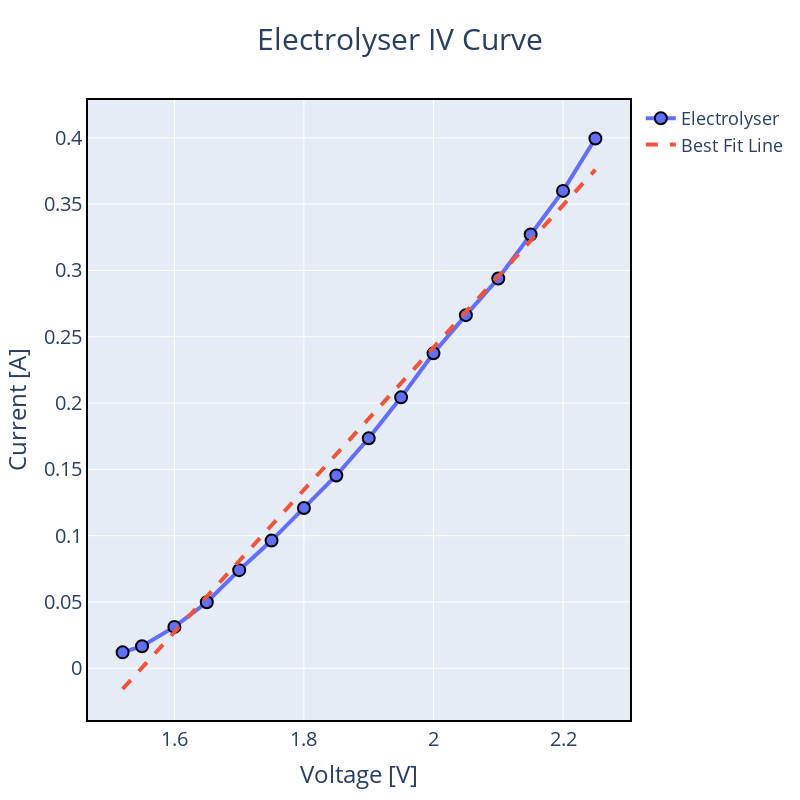

Notebook code cell kept with this figure:
### Code cell
# Calculate best fit line
# Get x and y values
x = df_iv_electrolyser['voltage_electrolyser']
y = df_iv_electrolyser['current_electrolyser']


slope, intercept, r_value, p_value, std_err = scipy.stats.linregress(x, y)
# Get y values of best fit line
y_best_fit = slope * x + intercept

# Calculate RMSE
rmse = np.sqrt(np.mean((y - y_best_fit)**2))
print('RMSE: ', rmse)
print(std_err)
# Plot IV curve and best fit line (dashed)
fig = go.Figure()

# Size 800x800, background color white, no grid, black border, Title font size 30, axis font size 20, legend font size 18
fig.update_layout(width=800, height=800, 
                  title_font_size=30, 
                  font_size=20, 
                  legend_font_size=18)

fig.add_trace(go.Scatter(x=df_iv_electrolyser['voltage_electrolyser'], y=df_iv_electrolyser['current_electrolyser'], mode='lines+markers',
                        line=dict(width=4),
                        marker=dict(size=12, line=dict(width=2, color='black')), 
                        name='Electrolyser'))

# add best fit line
fig.add_trace(go.Scatter(x=x, y=y_best_fit, mode='lines',
                        line=dict(width=4, dash='dash'),
                        name='Best Fit Line'
                        ))



# Add axis labels
fig.update_xaxes(title_text='Voltage [V]')
fig.update_yaxes(title_text='Current [A]')
# Remove gridlines
fig.update_xaxes(showgrid=True, zeroline=False)
fig.update_yaxes(showgrid=True, zeroline=False)
# Add border
fig.update_xaxes(showline=True, linewidth=2, linecolor='black', mirror=True)
fig.update_yaxes(showline=True, linewidth=2, linecolor='black', mirror=True)
# Add title
fig.update_layout(title_text='Electrolyser IV Curve', title_x=0.5)
# Show the figure
fig.show()

### Figure 1 — Plotly figure (JSON) as saved in the notebook; plotly's stock layout.template omitted (floating-point values rounded to 4 significant figures)
{"data": [{"line": {"width": 4}, "marker": {"line": {"color": "black", "width": 2}, "size": 12}, "mode": "lines+markers", "name": "Electrolyser", "type": "scatter", "x": [1.52, 1.55, 1.6, 1.65, 1.7, 1.75, 1.8, 1.85, 1.9, 1.95, 2, 2.05, 2.1, 2.15, 2.2, 2.25], "y": [0.012, 0.0166, 0.0312, 0.0498, 0.074, 0.0963, 0.1209, 0.1454, 0.1734, 0.2043, 0.2375, 0.2663, 0.2939, 0.3271, 0.36, 0.3995]}, {"line": {"dash": "dash", "width": 4}, "mode": "lines", "name": "Best Fit Line", "type": "scatter", "x": [1.52, 1.55, 1.6, 1.65, 1.7, 1.75, 1.8, 1.85, 1.9, 1.95, 2, 2.05, 2.1, 2.15, 2.2, 2.25], "y": [-0.01562, 0.0004711, 0.0273, 0.05412, 0.08095, 0.1078, 0.1346, 0.1614, 0.1883, 0.2151, 0.2419, 0.2687, 0.2956, 0.3224, 0.3492, 0.376]}], "layout": {"font": {"size": 20}, "height": 800, "legend": {"font": {"size": 18}}, "title": {"font": {"size": 30}, "text": "Electrolyser IV Curve", "x": 0.5}, "width": 800, "xaxis": {"linecolor": "black", "linewidth": 2, "mirror": true, "showgrid": true, "showline": true, "title": {"text": "Voltage [V]"}, "zeroline": false}, "yaxis": {"linecolor": "black", "linewidth": 2, "mirror": true, "showgrid": true, "showline": true, "title": {"text": "Current [A]"}, "zeroline": false}}}
